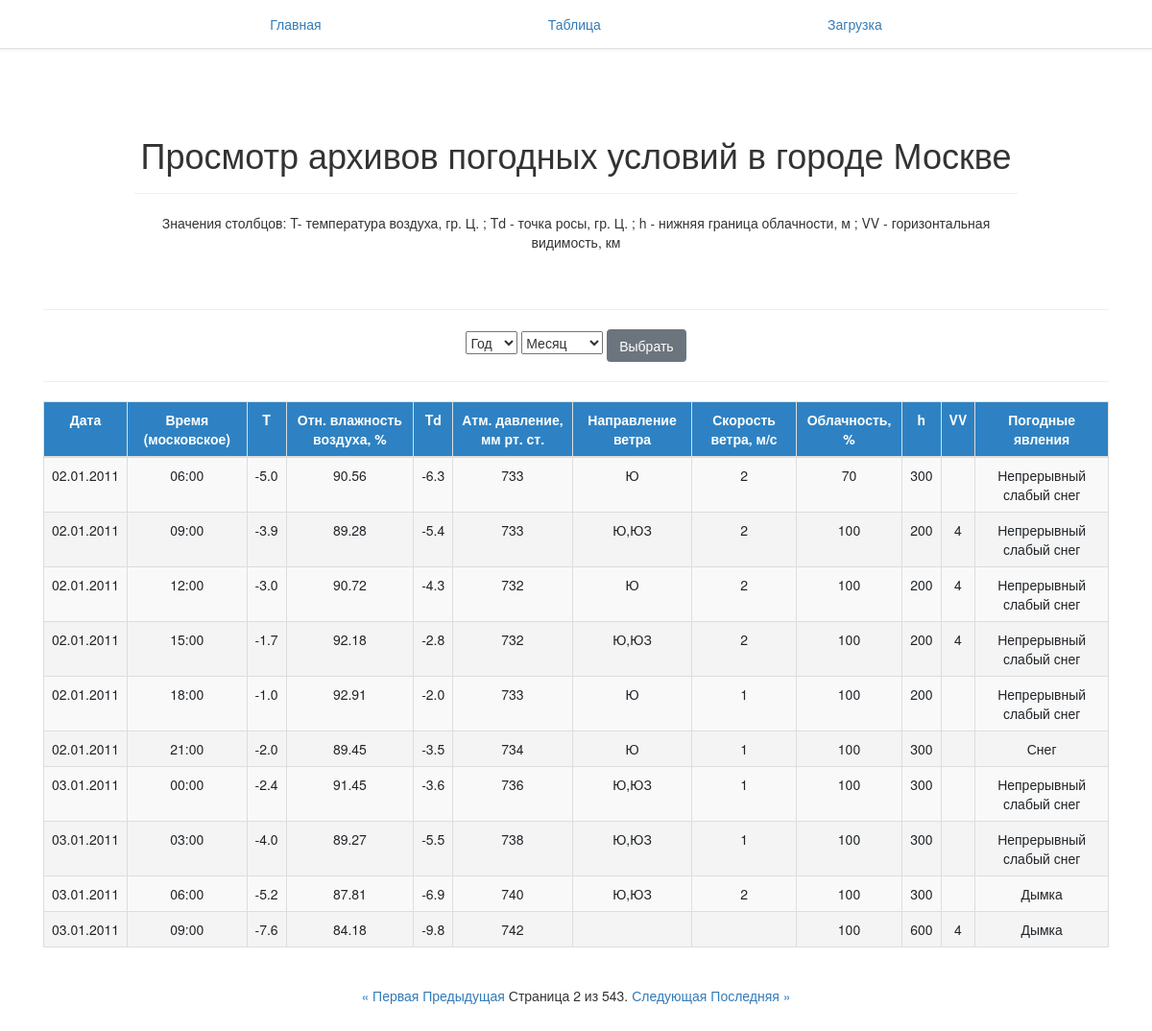
/table/?page=2, run on the app's committed database.
### weather/models.py (models this page shows, shortened)
class WeatherTable(models.Model):
    date_time = models.DateTimeField()
    t = models.DecimalField(max_digits=6,decimal_places=1)
    ran = models.DecimalField(max_digits=6,decimal_places=2)
    td = models.DecimalField(max_digits=6,decimal_places=1)
    atm_pres = models.IntegerField()
    wind_dir = models.TextField(blank=True, null=True)
    wind_speed = models.TextField(blank=True, null=True)
    cloudiness = models.TextField(blank=True, null=True)
    h = models.TextField(blank=True, null=True)
    vv = models.TextField(blank=True, null=True)
    wconditions = models.TextField(blank=True, null=True)

### weather/views.py (the view)
# urls.py: path('table/', views.table, name='table'),
def table(request):
    data = WeatherTable.objects.all().order_by('date_time')
    global year, month
    answer_year = request.GET.get('Year')
    answer_month = request.GET.get('Month')
    if answer_year != None:
        if answer_month!=None:
            for i in range(12):
                if month_choice[i] == request.GET.get('Month'):
                    answer_month = i+1
                    break
            queryset = WeatherTable.objects.filter(
                                                    Q(date_time__year=answer_year),
                                                    Q(date_time__month=answer_month)
                                                    ).order_by('date_time')
        else:
            queryset = WeatherTable.objects.filter(date_time__year=answer_year).order_by('date_time')
    else:
        queryset = data
    paginator = Paginator(queryset, 10)
    page = request.GET.get('page',1)
    try:
        strs = paginator.page(page)
    except PageNotAnInteger:
        strs = paginator.page(1)
    except EmptyPage:
        strs = paginator.page(paginator.num_pages)
    context = {
        'Year': year_choice,
        'Month': month_choice,
        'strs': strs,
    }
    return render(request, 'weather/table.html', context)

### weather/templatetags/weather_extras.py (called while the page is built)
@register.simple_tag
def my_url(value, field_name, urlencode=None):
    url = '?{}={}'.format(field_name,value)
    if urlencode:
        querystring = urlencode.split('&')
        filtered_querystring = filter(lambda p: p.split('=')[0]!=field_name, querystring)
        encoded_querystring = '&'.join(filtered_querystring)
        url = '{}&{}'.format(url, encoded_querystring)
    return url

### weather/templates/weather/table.html (shortened to what this page needs)
{% extends 'weather/base.html' %}
{% block content%}
	{% load weather_extras %}
	<div class="row py-lg-5">
		<div class="col-lg-10 col-md-8 mx-auto">
			<h1 class="fw-light">Просмотр архивов погодных условий в городе Москве</h1>
			<hr>
			<p>Значения столбцов: T- температура воздуха, гр. Ц. ; Td - точка росы, гр. Ц. ; h - нижняя граница облачности, м ; VV - горизонтальная видимость, км</p>
		</div>
	</div>
	<hr>
	<form action="{% url 'table' %}" method="get">
		<select name="Year">
			<option selected="selected" disabled>Год</option>
		</select>
		<select name="Month">
			<option selected="selected" disabled>Месяц</option>
		</select>
		<button type="submit" class="btn btn-secondary">Выбрать</button>
	</form>
	<hr>
	<table class="table table-striped table-bordered">
		<thead>
			<tr>
				<td>Дата</td>
				<td>Время (московское)</td>
				<td>T</td>
				<td>Отн. влажность воздуха, %</td>
				<td>Td</td>
				<td>Атм. давление, мм рт. ст.</td>
				<td>Направление ветра</td>
				<td>Скорость ветра, м/с</td>
				<td>Облачность, %</td>
				<td>h</td>
				<td>VV</td>
				<td>Погодные явления</td>
			</tr>
		</thead>
		<tbody>
			{% for d in strs%}
				<tr>
					<td>{{d.date_time|date:"d.m.Y"}}</td>
					<td>{{d.date_time|date:"H:i"}}</td>
					<td>{{d.t}}</td>
					<td>{{d.ran}}</td>
					<td>{{d.td}}</td>
					<td>{{d.atm_pres}}</td>
					<td>{{d.wind_dir}}</td>
					<td>{{d.wind_speed}}</td>
					<td>{{d.cloudiness}}</td>
					<td>{{d.h}}</td>
					<td>{{d.vv}}</td>
					{% if d.wconditions%}
						<td>{{d.wconditions}}</td>
					{% else %}
						<td></td>
					{% endif %}
				</tr>
			{% endfor %}
		</tbody>
	</table>
	<div class="pagination">
		<span class="step-links">
			{% if strs.has_previous %}
				<a href="{% my_url 1 'page' request.GET.urlencode %}">&laquo; Первая</a>
				<a href="{% my_url strs.previous_page_number 'page' request.GET.urlencode %}">Предыдущая</a>
			{% endif %}
			<span class="">
				Страница {{ strs.number }} из {{ strs.paginator.num_pages }}.
			</span>
			{% if strs.has_next %}
				<a href="{% my_url strs.next_page_number 'page' request.GET.urlencode %}">Следующая</a>
				<a href="{% my_url strs.paginator.num_pages 'page' request.GET.urlencode %}">Последняя &raquo;</a>
			{% endif %}
		</span>
	</div>
{% endblock %}

### data on the page
WeatherTable: date_time "02.01.2011", date_time "06:00", t "-5.0", ran "90.56", td "-6.3", atm_pres "733", wind_dir "Ю", wind_speed "2", cloudiness "70", h "300", wconditions "Непрерывный слабый снег"
WeatherTable: date_time "02.01.2011", date_time "09:00", t "-3.9", ran "89.28", td "-5.4", atm_pres "733", wind_dir "Ю,ЮЗ", wind_speed "2", cloudiness "100", h "200", vv "4", wconditions "Непрерывный слабый снег"
WeatherTable: date_time "02.01.2011", date_time "12:00", t "-3.0", ran "90.72", td "-4.3", atm_pres "732", wind_dir "Ю", wind_speed "2", cloudiness "100", h "200", vv "4", wconditions "Непрерывный слабый снег"
WeatherTable: date_time "02.01.2011", date_time "15:00", t "-1.7", ran "92.18", td "-2.8", atm_pres "732", wind_dir "Ю,ЮЗ", wind_speed "2", cloudiness "100", h "200", vv "4", wconditions "Непрерывный слабый снег"
WeatherTable: date_time "02.01.2011", date_time "18:00", t "-1.0", ran "92.91", td "-2.0", atm_pres "733", wind_dir "Ю", wind_speed "1", cloudiness "100", h "200", wconditions "Непрерывный слабый снег"
WeatherTable: date_time "02.01.2011", date_time "21:00", t "-2.0", ran "89.45", td "-3.5", atm_pres "734", wind_dir "Ю", wind_speed "1", cloudiness "100", h "300", wconditions "Снег"
WeatherTable: date_time "03.01.2011", date_time "00:00", t "-2.4", ran "91.45", td "-3.6", atm_pres "736", wind_dir "Ю,ЮЗ", wind_speed "1", cloudiness "100", h "300", wconditions "Непрерывный слабый снег"
WeatherTable: date_time "03.01.2011", date_time "03:00", t "-4.0", ran "89.27", td "-5.5", atm_pres "738", wind_dir "Ю,ЮЗ", wind_speed "1", cloudiness "100", h "300", wconditions "Непрерывный слабый снег"
WeatherTable: date_time "03.01.2011", date_time "06:00", t "-5.2", ran "87.81", td "-6.9", atm_pres "740", wind_dir "Ю,ЮЗ", wind_speed "2", cloudiness "100", h "300", wconditions "Дымка"
WeatherTable: date_time "03.01.2011", date_time "09:00", t "-7.6", ran "84.18", td "-9.8", atm_pres "742", cloudiness "100", h "600", vv "4", wconditions "Дымка"

### other printed values
{{ strs.number }} "2"
{{ strs.paginator.num_pages }} "543"
